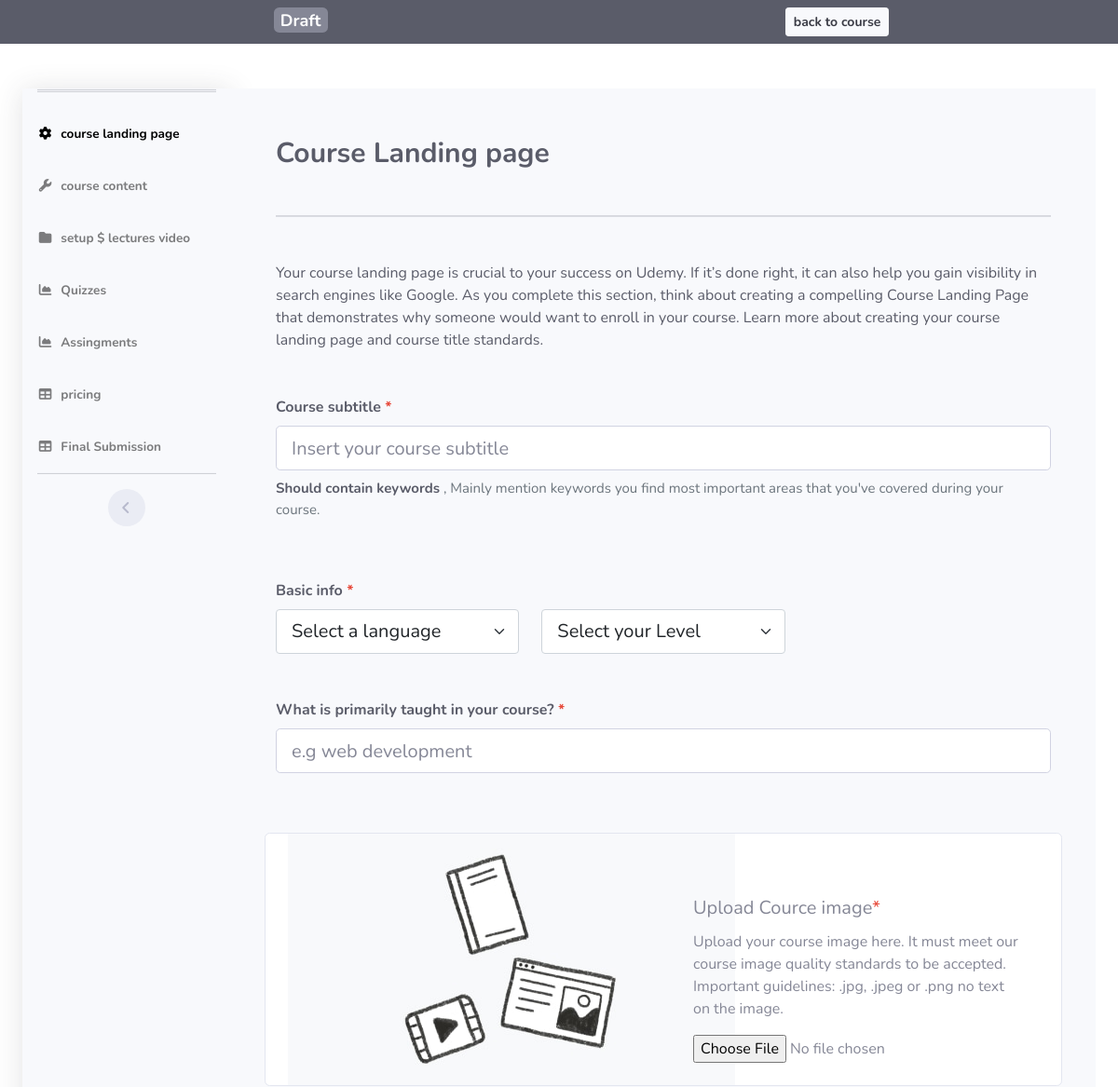
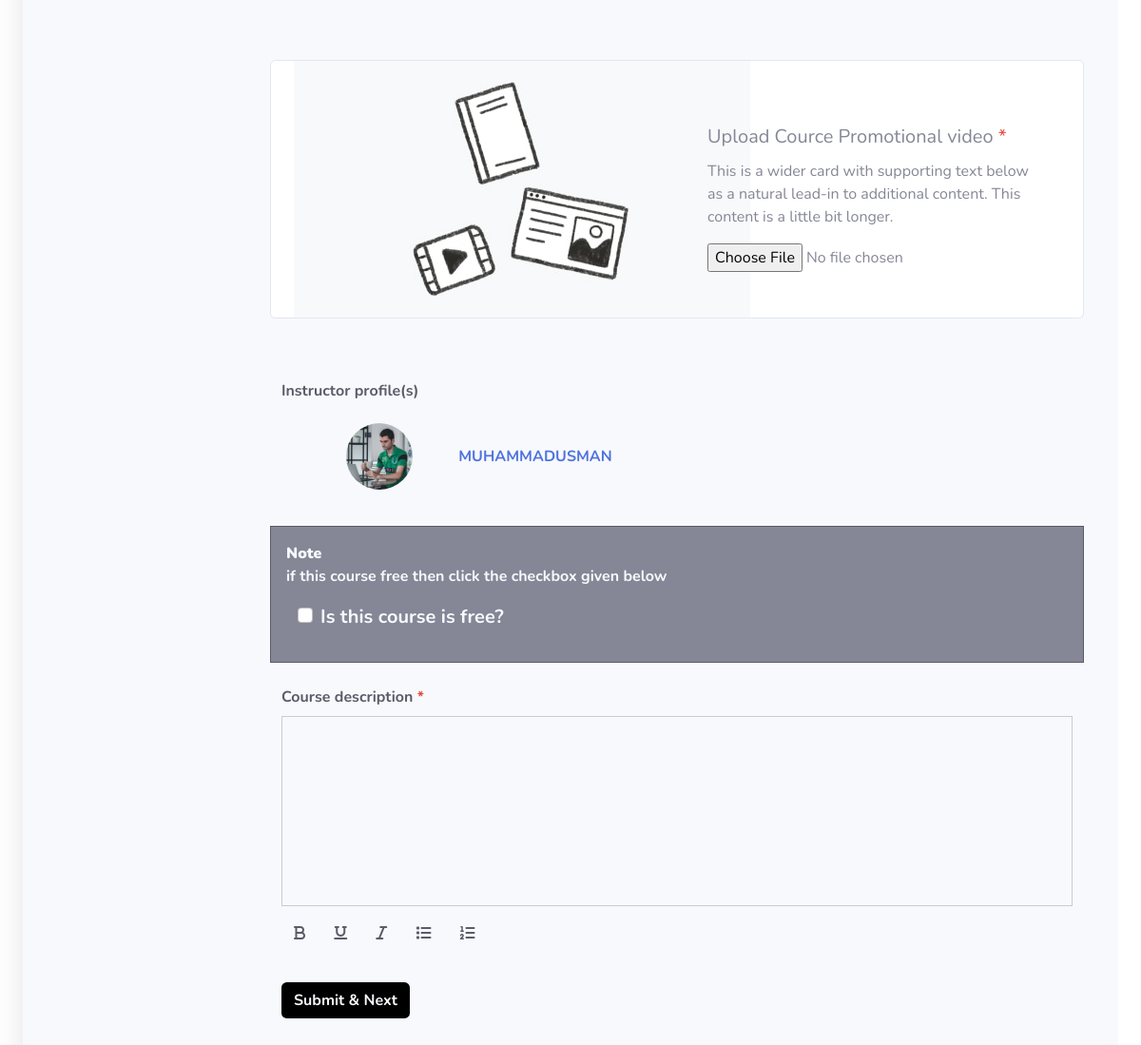
/instructor/new/index.php (signed in), run on the app's committed database (2 pictures, top to bottom).
### tables this page shows
CREATE TABLE `instructor` (
  `instructor_id` int(11) NOT NULL,
  `fname` varchar(30) NOT NULL,
  `lname` varchar(30) NOT NULL,
  `headline` varchar(40) NOT NULL,
  `number` varchar(225) NOT NULL,
  `instructor_img` varchar(225) NOT NULL,
  `website` varchar(225) NOT NULL,
  `twitter` varchar(225) NOT NULL,
  `facebook` varchar(225) NOT NULL,
  `linkdin` varchar(225) NOT NULL,
  `youtube` varchar(225) NOT NULL,
  `biography` longtext NOT NULL,
  `MoreInfo` varchar(400) NOT NULL,
  `teachings` varchar(400) NOT NULL,
  `registration_id` int(11) NOT NULL
);

### instructor/new/index.php (the view, shortened to what the rows shown need)
<?php include('../../back.php');
?>
<!DOCTYPE html>
<html lang="en">
<head>
    <link href="vendor/fontawesome-free/css/all.min.css" rel="stylesheet" type="text/css">
    <link href="https://cdn.jsdelivr.net/npm/bootstrap@5.0.2/dist/css/bootstrap.min.css" rel="stylesheet"
>
    <link rel="stylesheet" href="https://cdnjs.cloudflare.com/ajax/libs/font-awesome/6.5.1/css/all.min.css"
 />
    <link href="css/sb-admin-2.min.css" rel="stylesheet">
    <link rel="stylesheet" href="https://cdnjs.cloudflare.com/ajax/libs/font-awesome/6.5.2/css/all.min.css" />
</head>
<body>
    <div class="container-fluid  mt-5">
        <div id="wrapper">
            <div id="content-wrapper" class="d-flex flex-column container">
                <div id="content">
                    <div class="container-fluid mt-1">
                        <div class="d-sm-flex align-items-center justify-content-between mb-4">
                            <h1 class="h3 mb-4 text-dark mt-5" style="font-weight:bold;font-size:30px;">
                                Course Landing page
                            </h1>
                        </div>
                      <form action="index.php" method="post" enctype="multipart/form-data">
                        <div class="row d-flex align-items-center justify-content-between">
                           <?php
                           if(isset($_SESSION['instructor_id'])){
                            $instructor_id = $_SESSION['instructor_id'];
                            $instructor = new backend();
                            $instructor_name = $instructor->fetching('instructor','*',null,"instructor_id = '$instructor_id'");
                            foreach($instructor_name as $name){
                               $instrutor_img = $name['instructor_img'];
                               $fname = $name['fname'];
                               $lname = $name['lname'];
                               $name = $fname . $lname;
                            echo "<div class='text-dark mt-5'>
                            <label class='form-label'>
                                <strong class='text-dark'>Instructor profile(s)</strong></label>
                            <div style='height:50px;width:50%;' class='mt-4 d-flex justify-content-center align-items-center'>
                                        <img src='../../$instrutor_img' class='rounded-circle'
                                           style='height:70px; width:70px;'>
                                    <a href='../dashboard/profile.php' class='d-block ms-5'>
                                        <strong>
                                        $name
                                        </strong>
                                    </a>
                                    <input type='hidden' name='name' value='$name'>
                                    <input type='hidden' name='instructor_id' value='$instructor_id'>
                            </div>
                            </div>";
                        }
                           }elseif($_SESSION['id']){
                            $login_id = $_SESSION['id'];
                            $instructor = new backend();
                            $instructor_name = $instructor->fetching('instructor','*',null,"registration_id = '$login_id'");
                            foreach($instructor_name as $name){
                                $instrutor_img = $name['instructor_img'];
                                $instructor_id = $name['instructor_id'];
                                $fname = $name['fname'];
                                $lname = $name['lname'];
                                $name = $fname . $lname;
                                echo "<div class='text-dark mt-5'>
                                <label class='form-label'>
                                    <strong class='text-dark'>Instructor profile(s)</strong></label>
                                <div style='height:50px;width:50%;' class='mt-4 d-flex justify-content-center align-items-center'>
                                            <img src='../../$instrutor_img' class='rounded-circle'
                                               style='height:70px; width:70px;'>
                                        <a href='../dashboard/profile.php' class='d-block ms-5'>
                                            <strong>
                                            $name
                                            </strong>
                                        </a>
                                        <input type='hidden' name='name' value='$name'>
                                        <input type='hidden' name='instructor_id' value='$instructor_id'>
                                </div>
                                </div>";
                            }
                            } ?>
                            <br>
                    </div>
                     </div>
                </div>
            </div>
        </div>
    </div>
</body>
</html>

### data on the page
instructor: instructor_img (picture), name "MUHAMMADUSMAN"
